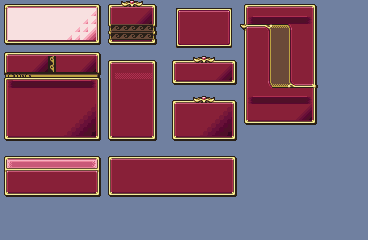

Rendered tile map (Tiled .tmx) drawn with the repository's tilesets; below, a short description and the full map source, tile grids included:
An orthogonal 46x30 tile map with 8x8 px tiles, 1 tile layer (Tile Layer 1).

<map version="1.10" tiledversion="1.11.2" orientation="orthogonal" renderorder="right-down" width="46" height="30" tilewidth="8" tileheight="8" infinite="0" nextlayerid="2" nextobjectid="1">
 <tileset firstgid="1" name="MenuTiles" tilewidth="8" tileheight="8" tilecount="128" columns="16">
  <image source="MenuTiles.png" width="128" height="64" />
 </tileset>
 <layer id="1" name="Tile Layer 1" width="46" height="30">
  <properties>
   <property name="PaletteID" type="int" value="0" />
  </properties>
  <data encoding="csv">
17,18,19,20,4,4,4,4,4,4,4,5,6,98,99,50,51,52,5,6,1,1,1,1,1,1,1,1,1,1,98,99,4,4,4,4,4,4,5,6,1,1,1,1,1,1,
24,25,26,15,15,15,15,15,15,15,15,81,82,7,10,10,10,10,53,54,1,1,115,116,116,116,116,116,117,1,7,10,10,10,10,10,10,10,10,11,1,1,1,1,1,1,
12,15,15,15,15,15,15,15,15,15,81,83,84,7,10,10,10,53,55,56,1,1,118,10,10,10,10,10,119,1,7,44,45,45,45,45,45,45,46,11,1,1,1,1,1,1,
12,15,15,15,15,15,15,15,15,81,83,85,86,41,42,42,42,42,42,43,1,1,118,10,10,10,10,10,119,1,89,90,90,91,92,92,93,10,10,11,1,1,1,1,1,1,
12,15,15,15,15,15,15,15,81,83,85,87,88,41,42,42,42,42,42,43,1,1,118,10,10,10,10,10,119,1,7,10,10,94,95,95,96,10,10,11,1,1,1,1,1,1,
27,28,29,29,29,29,29,29,29,29,30,31,32,27,28,29,29,29,33,34,1,1,120,121,121,121,121,121,122,1,7,10,10,94,95,95,96,10,10,11,1,1,1,1,1,1,
98,99,4,4,4,4,4,4,4,4,4,5,6,1,1,1,1,1,1,1,1,1,1,1,1,1,1,1,1,1,7,10,10,94,95,95,96,10,10,11,1,1,1,1,1,1,
7,10,10,10,10,53,48,10,10,10,10,53,54,2,3,4,4,4,5,6,1,98,99,4,50,51,52,4,5,6,7,10,10,94,95,95,96,10,10,11,1,1,1,1,1,1,
7,10,10,10,53,55,48,10,10,10,53,55,56,8,9,10,10,10,10,11,1,7,10,10,10,10,10,10,53,54,7,10,10,94,95,95,96,10,10,11,1,1,1,1,1,1,
35,36,37,38,39,39,39,39,39,39,39,39,40,7,123,124,124,124,124,11,1,7,10,10,10,10,10,53,55,56,7,10,10,94,95,95,96,10,10,11,1,1,1,1,1,1,
7,44,45,45,45,45,45,45,45,45,45,46,11,7,10,10,10,10,10,11,1,27,28,29,29,29,29,29,33,34,7,10,10,127,3221225564,3221225564,3221225563,3221225562,3221225562,97,1,1,1,1,1,1,
7,10,10,10,10,10,10,10,10,10,10,10,11,7,10,10,10,10,10,11,1,1,1,1,1,1,1,1,1,1,7,10,10,10,10,10,10,10,10,11,1,1,1,1,1,1,
7,10,10,10,10,10,10,10,10,10,10,10,11,7,10,10,10,10,10,11,1,98,99,4,50,51,52,4,5,6,7,44,45,45,45,45,45,45,46,11,1,1,1,1,1,1,
7,10,10,10,10,10,10,10,10,10,10,63,64,7,10,10,10,10,10,11,1,7,10,10,10,10,10,10,63,64,7,10,10,10,10,10,10,10,53,54,1,1,1,1,1,1,
7,10,10,10,10,10,10,10,10,10,63,65,66,7,10,10,10,10,10,11,1,7,10,10,10,10,10,63,65,66,7,10,10,10,10,10,10,53,55,56,1,1,1,1,1,1,
7,10,10,10,10,10,10,10,10,63,65,67,68,7,10,10,10,10,10,11,1,7,10,10,10,10,63,65,67,68,27,28,29,29,29,29,29,29,33,34,1,1,1,1,1,1,
7,10,10,10,10,10,10,10,63,65,67,69,70,7,10,10,10,10,10,11,1,7,10,10,10,63,65,67,69,70,1,1,1,1,1,1,1,1,1,1,1,1,1,1,1,1,
27,28,29,29,29,29,29,29,29,29,29,33,34,27,28,29,29,29,33,34,1,27,28,29,29,29,29,29,33,34,1,1,1,1,1,1,1,1,1,1,1,1,1,1,1,1,
1,1,1,1,1,1,1,1,1,1,1,1,1,1,1,1,1,1,1,1,1,1,1,1,1,1,1,1,1,1,1,1,1,1,1,1,1,1,1,1,1,1,1,1,1,1,
98,99,4,4,4,4,4,4,4,4,4,5,6,98,99,4,4,4,4,4,4,4,4,4,4,4,4,4,5,6,1,1,1,1,1,1,1,1,1,1,1,1,1,1,1,1,
12,100,101,101,101,101,101,101,101,101,101,102,16,7,10,10,10,10,10,10,10,10,10,10,10,10,10,10,10,11,1,1,1,1,1,1,1,1,1,1,1,1,1,1,1,1,
103,104,104,104,104,104,104,104,104,104,104,104,105,7,10,10,10,10,10,10,10,10,10,10,10,10,10,10,10,11,1,1,1,1,1,1,1,1,1,1,1,1,1,1,1,1,
7,10,10,10,10,10,10,10,10,10,10,10,11,7,10,10,10,10,10,10,10,10,10,10,10,10,10,10,10,11,1,1,1,1,1,1,1,1,1,1,1,1,1,1,1,1,
7,10,10,10,10,10,10,10,10,10,10,10,11,7,10,10,10,10,10,10,10,10,10,10,10,10,10,10,10,11,1,1,1,1,1,1,1,1,1,1,1,1,1,1,1,1,
27,28,29,29,29,29,29,29,29,29,29,33,34,27,28,29,29,29,29,29,29,29,29,29,29,29,29,29,33,34,1,1,1,1,1,1,1,1,1,1,1,1,1,1,1,1,
1,1,1,1,1,1,1,1,1,1,1,1,1,1,1,1,1,1,1,1,1,1,1,1,1,1,1,1,1,1,1,1,1,1,1,1,1,1,1,1,1,1,1,1,1,1,
1,1,1,1,1,1,1,1,1,1,1,1,1,1,1,1,1,1,1,1,1,1,1,1,1,1,1,1,1,1,1,1,1,1,1,1,1,1,1,1,1,1,1,1,1,1,
1,1,1,1,1,1,1,1,1,1,1,1,1,1,1,1,1,1,1,1,1,1,1,1,1,1,1,1,1,1,1,1,1,1,1,1,1,1,1,1,1,1,1,1,1,1,
1,1,1,1,1,1,1,1,1,1,1,1,1,1,1,1,1,1,1,1,1,1,1,1,1,1,1,1,1,1,1,1,1,1,1,1,1,1,1,1,1,1,1,1,1,1,
1,1,1,1,1,1,1,1,1,1,1,1,1,1,1,1,1,1,1,1,1,1,1,1,1,1,1,1,1,1,1,1,1,1,1,1,1,1,1,1,1,1,1,1,1,1
</data>
 </layer>
</map>
